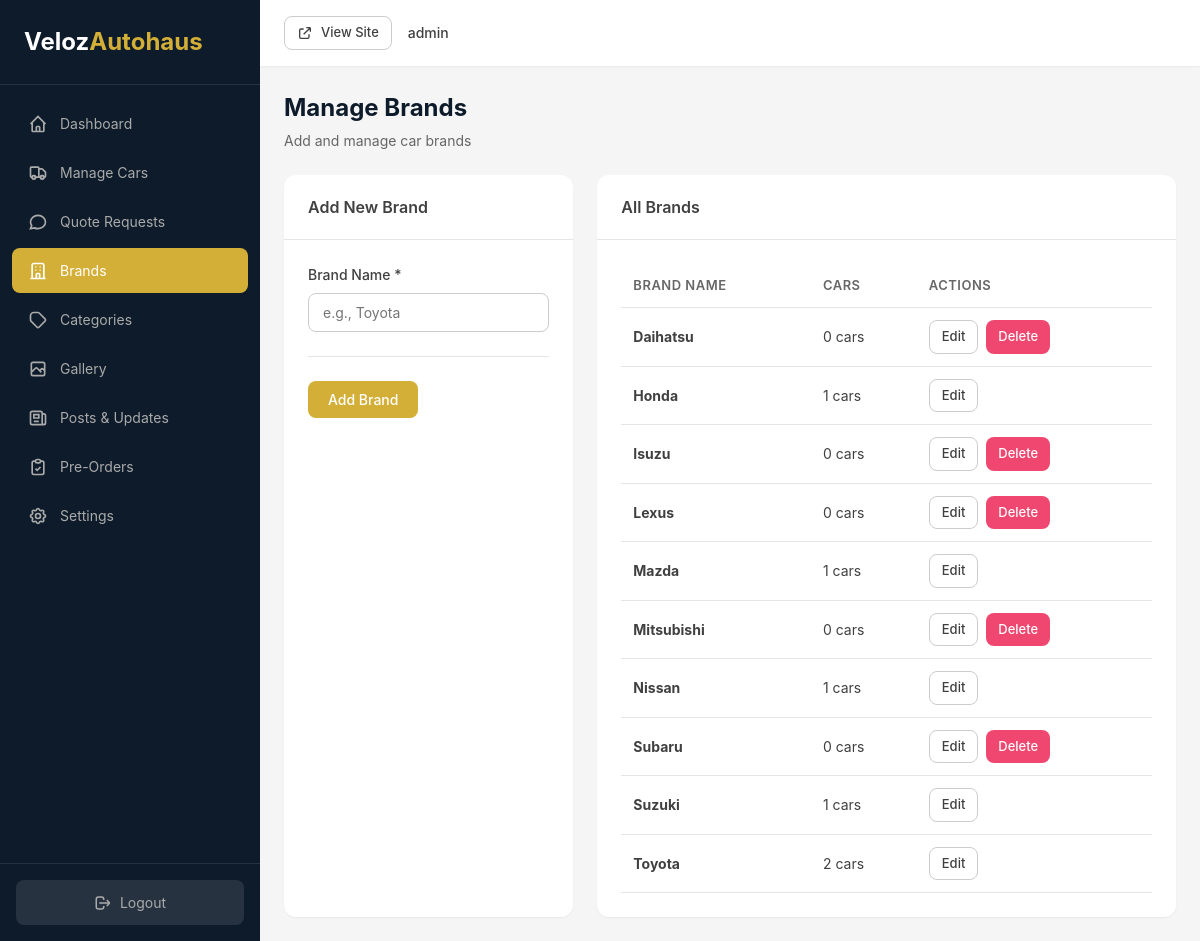
The app's page /admin/brands.php (signed in) with its own data.
### tables this page shows
CREATE TABLE IF NOT EXISTS car_brands (
    id INT AUTO_INCREMENT PRIMARY KEY,
    name VARCHAR(100) NOT NULL,
    logo VARCHAR(255),
    created_at TIMESTAMP DEFAULT CURRENT_TIMESTAMP
);

### admin/brands.php (the view, shortened to what this page needs)
<?php
$conn = getDBConnection();
$brands = $conn->query("
    SELECT cb.*, COUNT(c.id) as car_count
    FROM car_brands cb
    LEFT JOIN cars c ON cb.id = c.brand_id
    GROUP BY cb.id
    ORDER BY cb.name
");
$editBrand = null;
?>
<!DOCTYPE html>
<html lang="en">
<head>
    <link rel="stylesheet" href="../assets/css/admin.css">
</head>
<body>
    <div class="admin-wrapper">
        <?php include 'includes/sidebar.php'; ?>
        <main class="admin-main">
            <?php include 'includes/header.php'; ?>
            <div class="admin-content">
                <div class="page-header">
                    <div>
                        <h1>Manage Brands</h1>
                        <p>Add and manage car brands</p>
                    </div>
                </div>
                <div class="content-grid">
                    <div class="card">
                        <div class="card-header">
                            <h2><?php echo $editBrand ? 'Edit Brand' : 'Add New Brand'; ?></h2>
                        </div>
                        <div class="card-body">
                            <form method="POST">
                                <div class="form-group">
                                    <label for="name">Brand Name *</label>
                                    <input type="text" name="name" id="name" required value="<?php echo $editBrand ? htmlspecialchars($editBrand['name']) : ''; ?>" placeholder="e.g., Toyota">
                                </div>
                                <div class="form-actions">
                                    <button type="submit" class="btn btn-primary"><?php echo $editBrand ? 'Update' : 'Add'; ?> Brand</button>
                                </div>
                            </form>
                        </div>
                    </div>
                    <div class="card">
                        <div class="card-header">
                            <h2>All Brands</h2>
                        </div>
                        <div class="card-body">
                            <?php if ($brands->num_rows > 0): ?>
                                <table class="table">
                                    <thead>
                                        <tr>
                                            <th>Brand Name</th>
                                            <th>Cars</th>
                                            <th>Actions</th>
                                        </tr>
                                    </thead>
                                    <tbody>
                                        <?php while ($brand = $brands->fetch_assoc()): ?>
                                            <tr>
                                                <td><strong><?php echo htmlspecialchars($brand['name']); ?></strong></td>
                                                <td><?php echo $brand['car_count']; ?> cars</td>
                                                <td>
                                                    <div class="action-buttons">
                                                        <a href="?edit=<?php echo $brand['id']; ?>" class="btn btn-sm btn-outline">Edit</a>
                                                        <?php if ($brand['car_count'] == 0): ?>
                                                            <a href="?delete=<?php echo $brand['id']; ?>" class="btn btn-sm btn-danger" onclick="return confirm('Delete this brand?')">Delete</a>
                                                        <?php endif; ?>
                                                    </div>
                                                </td>
                                            </tr>
                                        <?php endwhile; ?>
                                    </tbody>
                                </table>
                            <?php else: ?>
                                <p class="text-muted">No brands added yet.</p>
                            <?php endif; ?>
                        </div>
                    </div>
                </div>
            </div>
        </main>
    </div>
</body>
</html>

### assets/css/admin.css (style rules this page uses)
:root { --primary: #d4af37; --primary-dark: #b8960c; --secondary: #1d3557; --dark: #0d1b2a; --gray-900: #1a1a2e; --gray-800: #2d2d44; --gray-700: #404040; --gray-600: #666666; --gray-500: #888888; --gray-400: #aaaaaa; --gray-300: #cccccc; --gray-200: #e5e5e5; --gray-100: #f5f5f5; --white: #ffffff; --success: #06d6a0; --warning: #ffd166; --danger: #ef476f; --info: #118ab2; --font-primary: 'Inter', -apple-system, BlinkMacSystemFont, sans-serif; --shadow-sm: 0 1px 2px rgba(0,0,0,0.05); --shadow: 0 4px 6px rgba(0,0,0,0.1); --shadow-md: 0 6px 12px rgba(0,0,0,0.15); --radius: 8px; --radius-lg: 12px; --transition: all 0.3s ease; --sidebar-width: 260px; }
*, *::before, *::after { box-sizing: border-box; margin: 0; padding: 0; }
body { font-family: var(--font-primary); font-size: 14px; line-height: 1.5; color: var(--gray-700); background-color: var(--gray-100); }
a { color: inherit; text-decoration: none; }
.admin-wrapper { display: flex; min-height: 100vh; }
.admin-main { flex: 1; margin-left: var(--sidebar-width); min-width: 0; }
.admin-content { padding: 24px; }
.page-header { display: flex; justify-content: space-between; align-items: center; margin-bottom: 24px; }
.page-header h1 { font-size: 24px; font-weight: 700; color: var(--dark); margin-bottom: 4px; }
.page-header p { color: var(--gray-600); font-size: 14px; }
.btn { display: inline-flex; align-items: center; justify-content: center; gap: 8px; padding: 10px 20px; font-family: var(--font-primary); font-size: 14px; font-weight: 500; border: none; border-radius: var(--radius); cursor: pointer; transition: var(--transition); }
.btn-primary { background: var(--primary); color: var(--white); }
.btn-outline { background: transparent; color: var(--gray-700); border: 1px solid var(--gray-300); }
.btn-danger { background: var(--danger); color: var(--white); }
.btn-sm { padding: 6px 12px; font-size: 13px; }
.card { background: var(--white); border-radius: var(--radius-lg); box-shadow: var(--shadow-sm); overflow: hidden; }
.card-header { padding: 20px 24px; border-bottom: 1px solid var(--gray-200); display: flex; justify-content: space-between; align-items: center; }
.card-header h2 { font-size: 16px; font-weight: 600; }
.card-body { padding: 24px; }
.table { width: 100%; border-collapse: collapse; }
.table th, .table td { padding: 12px; text-align: left; border-bottom: 1px solid var(--gray-200); }
.table th { font-weight: 600; color: var(--gray-600); font-size: 13px; text-transform: uppercase; letter-spacing: 0.5px; }
.action-buttons { display: flex; gap: 8px; }
.form-group { margin-bottom: 20px; }
.form-group label { display: block; font-size: 14px; font-weight: 500; margin-bottom: 8px; color: var(--gray-700); }
.form-group input, .form-group select, .form-group textarea { width: 100%; padding: 10px 14px; border: 1px solid var(--gray-300); border-radius: var(--radius); font-size: 14px; font-family: var(--font-primary); transition: var(--transition); }
.form-actions { display: flex; gap: 12px; margin-top: 24px; padding-top: 24px; border-top: 1px solid var(--gray-200); }
.content-grid { display: grid; grid-template-columns: 1fr 2fr; gap: 24px; }

### records on screen
car_brands: name "Daihatsu", car_count "0"
car_brands: name "Honda", car_count "1"
car_brands: name "Isuzu", car_count "0"
car_brands: name "Lexus", car_count "0"
car_brands: name "Mazda", car_count "1"
car_brands: name "Mitsubishi", car_count "0"
car_brands: name "Nissan", car_count "1"
car_brands: name "Subaru", car_count "0"
car_brands: name "Suzuki", car_count "1"
car_brands: name "Toyota", car_count "2"

### other values on screen
$_SESSION['admin_username'] "admin"
